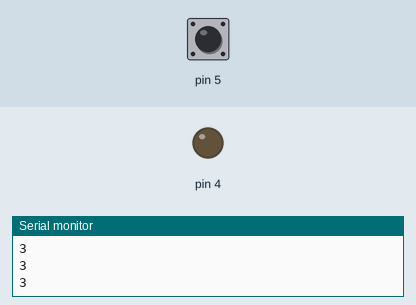
This sketch was run on a simulated Arduino Uno, built with avr-gcc and run on an emulated ATmega328P. Shown: output pins drawn as LEDs (lit = HIGH), the last lines printed to the serial monitor. Inputs (shaded band) come from the test bench; at power-on: pin 5 HIGH.

Above: at 1.2 s.
1.3 s: pin 5 pulled LOW for 0.15 s
At 1.38 s:
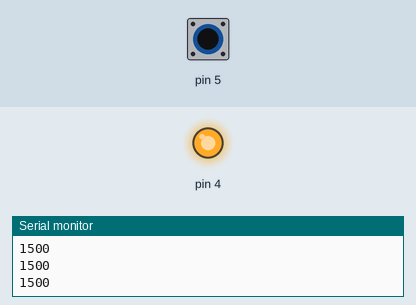
2.9 s: pin 5 pulled LOW for 3.2 s
At 6.6 s:
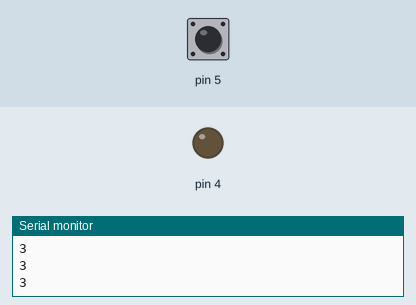
Timing chart, 0 to 8.1 s (numbered marks = the images above; inputs shaded):
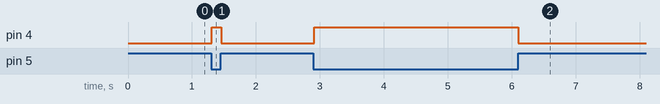

The sketch:

analogRead-03-banana.ino
```cpp
#include <CapacitiveSensor.h>

CapacitiveSensor mBanana = CapacitiveSensor(10, 5);

void setup() {
  Serial.begin(9600);
  pinMode(4, OUTPUT);
}

void loop() {
  long cap = mBanana.capacitiveSensor(10);
  Serial.println(cap);

  if (cap > 1000) {
    digitalWrite(4, HIGH);
  } else {
    digitalWrite(4, LOW);
  }

  delay(10);
}
```

Measured:
- after the input at 1.3 s, pin 4: LOW → HIGH at once, → LOW 0.15 s later
- after the input at 2.9 s, pin 4: LOW → HIGH at once, → LOW 3.2 s later
